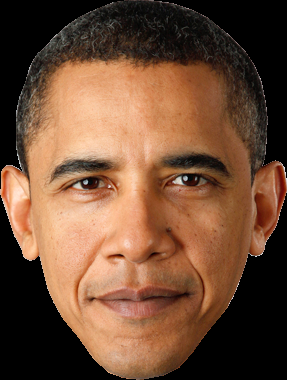
#> input picture Eye Tracking /Code/Resources/test.png, 287 x 380 px, found by its file name
$ python Chapter3.py
#> lines starting #> are read from the running program, lines starting #| are printed output that depends on the picture
import cv2
import numpy as np


img = cv2.imread("Resources/test.png")
#> img is the input picture: shape (380, 287, 3); mean B, G, R 54.6, 77, 111.9
print(img.shape)
#| (380, 287, 3)

imgResize1 = cv2.resize(img,(170,143))
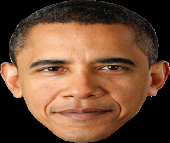
#> imgResize1: shape (143, 170, 3); mean B, G, R 54.5, 76.9, 111.8
imgResize2 = cv2.resize(img,(0,0),None,0.5,0.5)
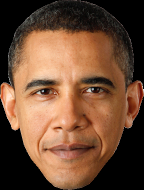
#> imgResize2: shape (190, 144, 3); mean B, G, R 54.5, 76.9, 111.6
print(imgResize2.shape)
#| (190, 144, 3)

imgCrop = img[100:200,200:300]
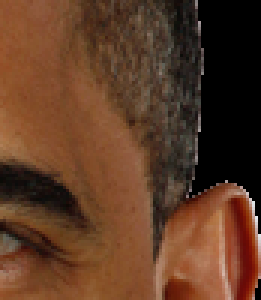
#> imgCrop: shape (100, 87, 3) (shown 3 times larger); mean B, G, R 37.3, 58.7, 94


cv2.imshow("Image",img)
cv2.imshow("Image Resize 1",imgResize1)
cv2.imshow("Image Resize 2",imgResize2)
cv2.imshow("Image Crop",imgCrop)
cv2.waitKey(0)
